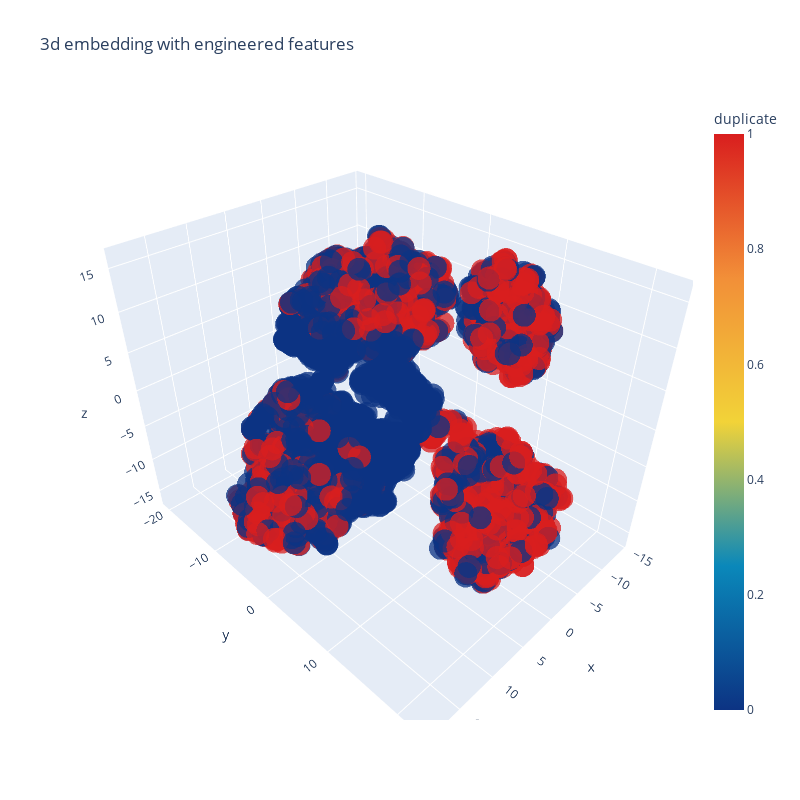

The notebook cell saved with this chart:
### Code cell
import plotly.graph_objs as go
import plotly.tools as tls
import plotly.offline as py
py.init_notebook_mode(connected=True)

trace1 = go.Scatter3d(
    x=tsne3d[:,0],
    y=tsne3d[:,1],
    z=tsne3d[:,2],
    mode='markers',
    marker=dict(
        sizemode='diameter',
        color = y,
        colorscale = 'Portland',
        colorbar = dict(title = 'duplicate'),
        line=dict(color='rgb(255, 255, 255)'),
        opacity=0.75
    )
)

data=[trace1]
layout=dict(height=800, width=800, title='3d embedding with engineered features')
fig=dict(data=data, layout=layout)
py.iplot(fig, filename='3DBubble')

### Figure 1 — Plotly figure (JSON) as saved in the notebook; plotly's stock layout.template omitted (floating-point values rounded to 4 significant figures; data arrays with more than 128 entries replaced by an {"elided": "..."} marker saying what was removed)
{"data": [{"marker": {"color": {"elided": "5000 int values"}, "colorbar": {"title": {"text": "duplicate"}}, "colorscale": [[0, "rgb(12,51,131)"], [0.25, "rgb(10,136,186)"], [0.5, "rgb(242,211,56)"], [0.75, "rgb(242,143,56)"], [1, "rgb(217,30,30)"]], "line": {"color": "rgb(255, 255, 255)"}, "opacity": 0.75, "sizemode": "diameter"}, "mode": "markers", "x": {"elided": "5000 float values"}, "y": {"elided": "5000 float values"}, "z": {"elided": "5000 float values"}, "type": "scatter3d"}], "layout": {"height": 800, "title": {"text": "3d embedding with engineered features"}, "width": 800}}
